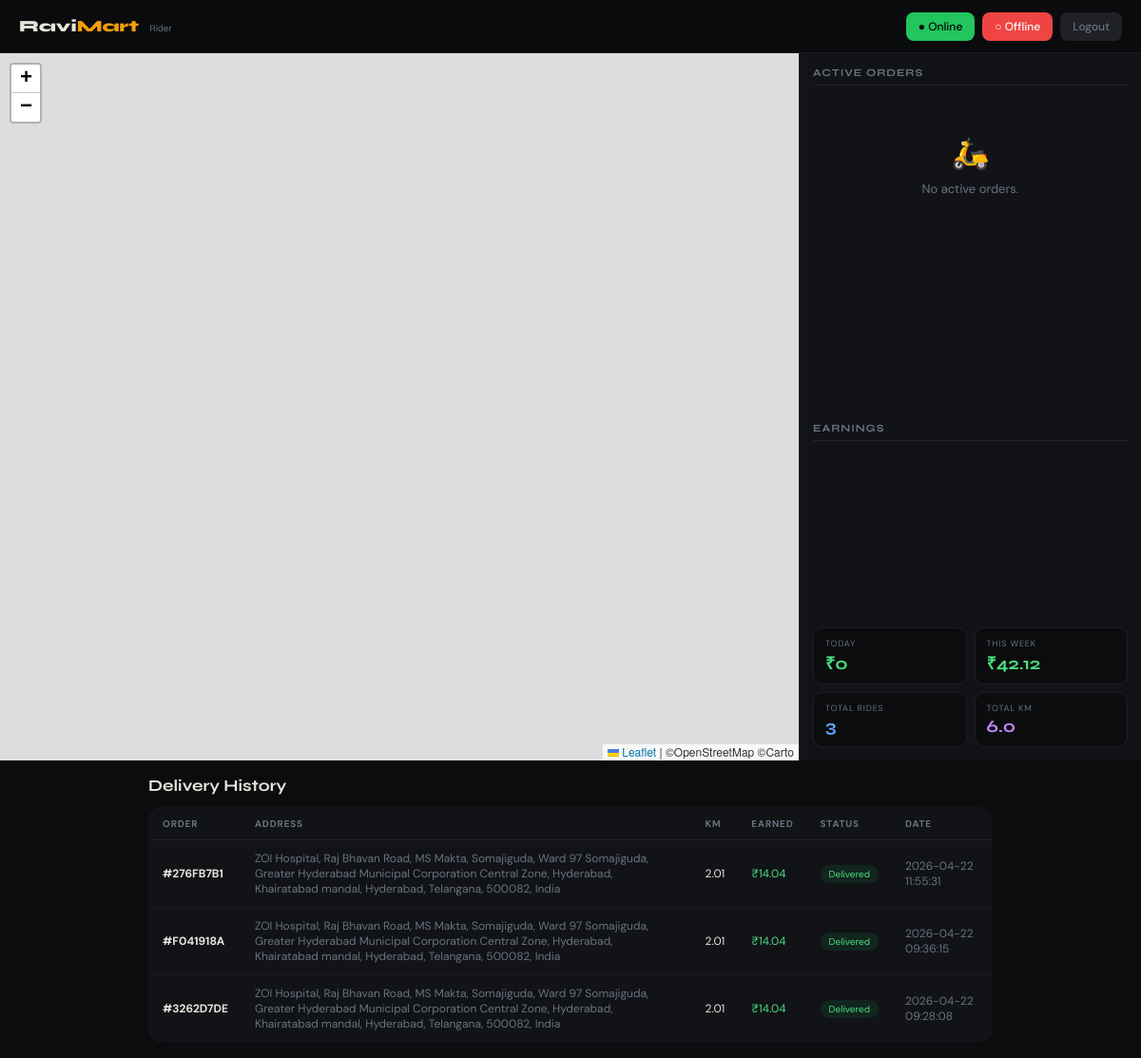
The page /rider_dashboard (signed in) on the database its author committed.
### tables this page shows
CREATE TABLE order_history(
        id INTEGER PRIMARY KEY AUTOINCREMENT,
        order_number TEXT,
        user_id INTEGER,
        product_id INTEGER,
        quantity INTEGER,
        price REAL,
        address_id INTEGER,
        customer_lat REAL,
        customer_lng REAL,
        customer_address TEXT,
        pickup_lat REAL,
        pickup_lng REAL,
        pickup_address TEXT,
        rider_id INTEGER,
        rider_status TEXT,
        status TEXT,
        delivery_otp TEXT,
        payment_status TEXT,
        is_otp_verified INTEGER DEFAULT 0,
        created_at TIMESTAMP DEFAULT CURRENT_TIMESTAMP
    , rider_earnings INTEGER, distance_km text, assigned_at DATETIME);

### app.py (the view)
@app.route("/rider_dashboard")
def rider_dashboard():
    if "rider" not in session:
        return redirect("/rider_login")
    rider_id = session["rider"]
    conn = get_db()
    cur = conn.cursor()
    cur.execute("""
        SELECT oh.*, rl.latitude AS rider_lat, rl.longitude AS rider_lng,
               p.name AS product_name
        FROM order_history oh
        JOIN products p ON p.id=oh.product_id
        LEFT JOIN rider_location rl ON rl.rider_id=oh.rider_id
        WHERE oh.rider_id=?
          AND LOWER(TRIM(oh.rider_status)) IN ('assigned','accepted','picked')
        ORDER BY oh.id DESC
    """, (rider_id,))
    orders = [dict(r) for r in cur.fetchall()]
    cur.execute("""
        SELECT COUNT(*) AS total_rides,
               IFNULL(SUM(rider_earnings),0) AS total_earnings,
               IFNULL(SUM(distance_km),0) AS total_km,
               IFNULL(SUM(CASE WHEN DATE(created_at)=DATE('now') THEN rider_earnings END),0) AS today_earnings,
               IFNULL(SUM(CASE WHEN DATE(created_at)>=DATE('now','-7 days') THEN rider_earnings END),0) AS week_earnings
        FROM order_history
        WHERE rider_id=? AND LOWER(TRIM(rider_status))='delivered'
    """, (rider_id,))
    summary = dict(cur.fetchone())
    cur.execute("""
        SELECT oh.order_number, oh.customer_address AS address,
               oh.distance_km, oh.rider_earnings,
               oh.rider_status AS status, oh.created_at AS delivered_at
        FROM order_history oh
        WHERE oh.rider_id=? AND LOWER(TRIM(oh.rider_status))='delivered'
        ORDER BY oh.id DESC LIMIT 50
    """, (rider_id,))
    rides = [dict(r) for r in cur.fetchall()]
    conn.close()
    return render_template("rider_dashboard.html", orders=orders, summary=summary,
                           rides=rides, has_active_order=has_active_order(rider_id))

### app.py (called while the page is built)
def get_db():
    conn = sqlite3.connect(DB_NAME)
    conn.row_factory = sqlite3.Row
    return conn

def has_active_order(rider_id):
    conn = sqlite3.connect("database.db")
    conn.row_factory = sqlite3.Row
    cur = conn.cursor()
    cur.execute("""
        SELECT COUNT(*) AS cnt FROM order_history
        WHERE rider_id=?
          AND LOWER(TRIM(rider_status)) IN ('assigned','accepted','picked')
    """, (rider_id,))
    result = cur.fetchone()["cnt"]
    conn.close()
    return result > 0

### templates/rider_dashboard.html (shortened to what this page needs)
<!DOCTYPE html>
<html lang="en">
<head>
<link rel="stylesheet" href="https://unpkg.com/leaflet/dist/leaflet.css"/>
</head>
<body>
<nav class="nav">
  <div class="brand">Ravi<span>Mart</span>
    <small style="font-size:10px;color:var(--muted);font-weight:400;margin-left:6px">Rider</small>
  </div>
  <div class="nav-right">
    <a href="/rider/online"  class="btn btn-online">● Online</a>
    <a href="/rider/offline" class="btn btn-offline">○ Offline</a>
    <a href="/rider_logout"  class="btn" style="background:#1f2127;color:var(--muted)">Logout</a>
  </div>
</nav>
<div class="main">
  <div style="position:relative">
    <div id="map"></div>
  </div>
  <div class="sidebar">
    <div class="sec-label">Active Orders</div>
    {% if orders %}
      {% for order in orders %}
      <div class="order-card">
        <div class="order-head">
          <span class="order-num">#{{ order.order_number }}</span>
          <span class="badge badge-{{ order.rider_status }}">{{ order.rider_status }}</span>
        </div>
        <div class="order-info">
          <strong>{{ order.product_name }}</strong> × {{ order.quantity }}<br>
          📍 {{ order.customer_address or "—" }}
        </div>
        <div class="order-actions">
          {% if order.rider_status == 'Assigned' %}
            <a href="/accept_order/{{ order.id }}" class="btn btn-accept">Accept</a>
          {% endif %}
          {% if order.rider_status == 'Accepted' %}
            <a href="/pickup_order/{{ order.id }}" class="btn btn-pickup">Picked Up ✓</a>
          {% endif %}
          {% if order.rider_status == 'Picked' %}
            <a href="/verify_delivery/{{ order.id }}" class="btn btn-otp">Verify OTP ›</a>
          {% endif %}
        </div>
      </div>
      {% endfor %}
    {% else %}
      <div style="text-align:center;padding:2.5rem 1rem;color:var(--muted);font-size:13px">
        <div style="font-size:32px;margin-bottom:8px">🛵</div>No active orders.
      </div>
    {% endif %}
    <div class="sec-label" style="margin-top:auto">Earnings</div>
    <div class="earn-grid">
      <div class="kpi"><div class="lbl">Today</div>   <div class="val">₹{{ summary.today_earnings or 0 }}</div></div>
      <div class="kpi"><div class="lbl">This Week</div><div class="val">₹{{ summary.week_earnings or 0 }}</div></div>
      <div class="kpi"><div class="lbl">Total Rides</div><div class="val blue">{{ summary.total_rides or 0 }}</div></div>
      <div class="kpi"><div class="lbl">Total KM</div>  <div class="val purple">{{ "%.1f"|format(summary.total_km or 0) }}</div></div>
    </div>
  </div>
</div>
{% if rides %}
<div class="history">
  <h2>Delivery History</h2>
  <table>
    <thead><tr><th>Order</th><th>Address</th><th>KM</th><th>Earned</th><th>Status</th><th>Date</th></tr></thead>
    <tbody>
    {% for r in rides %}
    <tr>
      <td><strong>#{{ r.order_number }}</strong></td>
      <td style="color:var(--muted)">{{ r.address }}</td>
      <td>{{ r.distance_km }}</td>
      <td style="color:#4ade80">₹{{ r.rider_earnings }}</td>
      <td><span class="pill pill-delivered">{{ r.status }}</span></td>
      <td style="color:var(--muted)">{{ r.delivered_at }}</td>
    </tr>
    {% endfor %}
    </tbody>
  </table>
</div>
{% endif %}
</body>
</html>

### templates/rider_dashboard.html (style rules this page uses)
*,*::before,*::after { box-sizing:border-box;margin:0;padding:0 }
:root { --bg:#0b0c0e;--surface:#111317;--border:rgba(255,255,255,0.07); --accent:#f59e0b;--green:#22c55e;--blue:#3b82f6;--purple:#a855f7; --red:#ef4444;--text:#e8e4dc;--muted:#6b7280; --font-h:'Syne',sans-serif;--font-b:'DM Sans',sans-serif; }
html,body { min-height:100%;background:var(--bg);color:var(--text);font-family:var(--font-b) }
.nav { display:flex;align-items:center;justify-content:space-between;padding:0 1.25rem;height:56px;background:rgba(11,12,14,0.96);border-bottom:1px solid var(--border);position:sticky;top:0;z-index:200;backdrop-filter:blur(16px) }
.brand { font-family:var(--font-h);font-size:17px;font-weight:800 }
.brand span { color:var(--accent) }
.nav-right { display:flex;gap:8px;align-items:center }
.btn { padding:7px 13px;border:none;border-radius:8px;cursor:pointer;font-family:var(--font-b);font-size:12px;font-weight:500;text-decoration:none;display:inline-block;transition:opacity .15s }
.btn-online { background:var(--green);color:#000 }
.btn-offline { background:var(--red);color:#fff }
.main { display:grid;grid-template-columns:1fr 360px;height:calc(100vh - 56px) }
#map { height:100%;z-index:1 }
.sidebar { overflow-y:auto;border-left:1px solid var(--border);background:var(--surface);padding:14px;display:flex;flex-direction:column;gap:10px }
.sec-label { font-family:var(--font-h);font-size:11px;font-weight:700;text-transform:uppercase;letter-spacing:1px;color:var(--muted);padding-bottom:6px;border-bottom:1px solid var(--border) }
.earn-grid { display:grid;grid-template-columns:1fr 1fr;gap:8px;margin-top:auto }
.kpi { background:var(--bg);border:1px solid var(--border);border-radius:10px;padding:10px 12px }
.kpi .lbl { font-size:9px;text-transform:uppercase;letter-spacing:.8px;color:var(--muted) }
.kpi .val { font-family:var(--font-h);font-size:18px;font-weight:700;color:#4ade80;margin-top:2px }
.kpi .val.blue { color:#60a5fa }
.kpi .val.purple { color:#c084fc }
.history { padding:16px;max-width:920px;margin:0 auto }
.history h2 { font-family:var(--font-h);font-size:17px;margin-bottom:12px }
table { width:100%;border-collapse:collapse;background:var(--surface);border-radius:14px;overflow:hidden;border:1px solid var(--border) }
th { text-align:left;padding:10px 14px;font-size:10px;text-transform:uppercase;letter-spacing:.8px;color:var(--muted);border-bottom:1px solid var(--border) }
td { padding:11px 14px;font-size:12px;border-bottom:1px solid rgba(255,255,255,.04) }
.pill { padding:3px 9px;border-radius:99px;font-size:10px }
.pill-delivered { background:rgba(34,197,94,.1);color:#4ade80 }

### rows shown on the page
order_history: order_number "276FB7B1", address "ZOI Hospital, Raj Bhavan Road, MS Makta, Somajiguda, Ward 97 Somajiguda, Greater Hyderabad Municipal Corporation Central Zone, Hyderabad, Khairatabad mandal, Hyderabad, Telangana, 500082, India", distance_km "2.01", rider_earnings "14.04", status "Delivered", delivered_at "2026-04-22 11:55:31"
order_history: order_number "F041918A", address "ZOI Hospital, Raj Bhavan Road, MS Makta, Somajiguda, Ward 97 Somajiguda, Greater Hyderabad Municipal Corporation Central Zone, Hyderabad, Khairatabad mandal, Hyderabad, Telangana, 500082, India", distance_km "2.01", rider_earnings "14.04", status "Delivered", delivered_at "2026-04-22 09:36:15"
order_history: order_number "3262D7DE", address "ZOI Hospital, Raj Bhavan Road, MS Makta, Somajiguda, Ward 97 Somajiguda, Greater Hyderabad Municipal Corporation Central Zone, Hyderabad, Khairatabad mandal, Hyderabad, Telangana, 500082, India", distance_km "2.01", rider_earnings "14.04", status "Delivered", delivered_at "2026-04-22 09:28:08"

### other values the page prints
{{ summary.today_earnings or 0 }} "0"
{{ summary.week_earnings or 0 }} "42.12"
{{ summary.total_rides or 0 }} "3"
{{ "%.1f"|format(summary.total_km or 0) }} "6.0"
